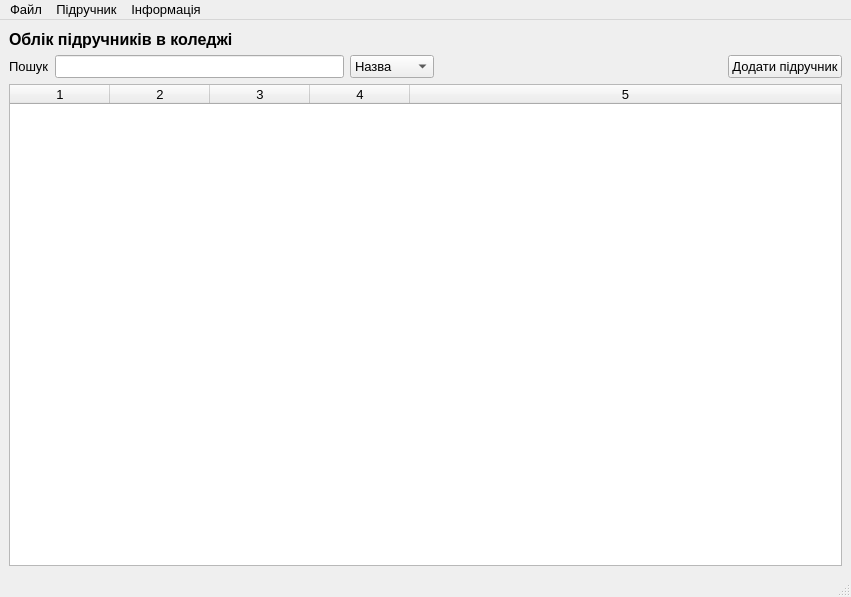
<?xml version="1.0" encoding="UTF-8"?>
<ui version="4.0">
 <class>MainWindow</class>
 <widget class="QMainWindow" name="MainWindow">
  <property name="geometry">
   <rect>
    <x>0</x>
    <y>0</y>
    <width>851</width>
    <height>597</height>
   </rect>
  </property>
  <property name="font">
   <font>
    <pointsize>10</pointsize>
   </font>
  </property>
  <property name="windowTitle">
   <string>Облік підручників</string>
  </property>
  <property name="windowIcon">
   <iconset>
    <normaloff>download.ico</normaloff>download.ico</iconset>
  </property>
  <widget class="QWidget" name="centralwidget">
   <layout class="QGridLayout" name="gridLayout">
    <item row="0" column="0">
     <layout class="QHBoxLayout" name="horizontalLayout">
      <item>
       <widget class="QLabel" name="label">
        <property name="font">
         <font>
          <pointsize>12</pointsize>
          <bold>true</bold>
         </font>
        </property>
        <property name="text">
         <string>Облік підручників в коледжі</string>
        </property>
        <property name="textFormat">
         <enum>Qt::AutoText</enum>
        </property>
       </widget>
      </item>
      <item>
       <spacer name="horizontalSpacer">
        <property name="orientation">
         <enum>Qt::Horizontal</enum>
        </property>
        <property name="sizeHint" stdset="0">
         <size>
          <width>40</width>
          <height>20</height>
         </size>
        </property>
       </spacer>
      </item>
     </layout>
    </item>
    <item row="1" column="0">
     <layout class="QHBoxLayout" name="horizontalLayout_2">
      <item>
       <widget class="QLabel" name="label_2">
        <property name="text">
         <string>Пошук</string>
        </property>
       </widget>
      </item>
      <item>
       <widget class="QLineEdit" name="inp_search"/>
      </item>
      <item>
       <widget class="QComboBox" name="drop">
        <item>
         <property name="text">
          <string>Назва</string>
         </property>
        </item>
        <item>
         <property name="text">
          <string>Автор</string>
         </property>
        </item>
        <item>
         <property name="text">
          <string>Рік</string>
         </property>
        </item>
        <item>
         <property name="text">
          <string>Кількість</string>
         </property>
        </item>
        <item>
         <property name="text">
          <string>Примітка</string>
         </property>
        </item>
       </widget>
      </item>
      <item>
       <spacer name="horizontalSpacer_2">
        <property name="orientation">
         <enum>Qt::Horizontal</enum>
        </property>
        <property name="sizeHint" stdset="0">
         <size>
          <width>40</width>
          <height>20</height>
         </size>
        </property>
       </spacer>
      </item>
      <item>
       <widget class="QPushButton" name="btn_add">
        <property name="text">
         <string>Додати підручник</string>
        </property>
       </widget>
      </item>
     </layout>
    </item>
    <item row="2" column="0">
     <widget class="QTableWidget" name="table">
      <property name="dragEnabled">
       <bool>false</bool>
      </property>
      <property name="alternatingRowColors">
       <bool>true</bool>
      </property>
      <property name="selectionBehavior">
       <enum>QAbstractItemView::SelectRows</enum>
      </property>
      <property name="textElideMode">
       <enum>Qt::ElideRight</enum>
      </property>
      <property name="gridStyle">
       <enum>Qt::SolidLine</enum>
      </property>
      <property name="sortingEnabled">
       <bool>true</bool>
      </property>
      <property name="cornerButtonEnabled">
       <bool>true</bool>
      </property>
      <property name="columnCount">
       <number>5</number>
      </property>
      <attribute name="horizontalHeaderStretchLastSection">
       <bool>true</bool>
      </attribute>
      <column/>
      <column/>
      <column/>
      <column/>
      <column/>
     </widget>
    </item>
   </layout>
  </widget>
  <widget class="QMenuBar" name="menubar">
   <property name="geometry">
    <rect>
     <x>0</x>
     <y>0</y>
     <width>851</width>
     <height>29</height>
    </rect>
   </property>
   <widget class="QMenu" name="menu">
    <property name="title">
     <string>Файл</string>
    </property>
    <addaction name="btn_open"/>
    <addaction name="btn_create"/>
    <addaction name="btn_close"/>
   </widget>
   <widget class="QMenu" name="menu_2">
    <property name="title">
     <string>Підручник</string>
    </property>
    <addaction name="btn_add_menu"/>
   </widget>
   <widget class="QMenu" name="menu_3">
    <property name="title">
     <string>Інформація</string>
    </property>
    <addaction name="btn_about"/>
    <addaction name="btn_info"/>
   </widget>
   <addaction name="menu"/>
   <addaction name="menu_2"/>
   <addaction name="menu_3"/>
  </widget>
  <widget class="QStatusBar" name="statusbar"/>
  <action name="btn_open">
   <property name="text">
    <string>Відкрити файл</string>
   </property>
   <property name="shortcut">
    <string>Ctrl+O</string>
   </property>
  </action>
  <action name="btn_create">
   <property name="text">
    <string>Створити файл</string>
   </property>
   <property name="shortcut">
    <string>Ctrl+N</string>
   </property>
  </action>
  <action name="btn_close">
   <property name="text">
    <string>Закрити програму</string>
   </property>
  </action>
  <action name="btn_add_menu">
   <property name="text">
    <string>Додати підручник</string>
   </property>
  </action>
  <action name="btn_about">
   <property name="text">
    <string>Про розробника</string>
   </property>
  </action>
  <action name="btn_info">
   <property name="text">
    <string>Інструкція</string>
   </property>
   <property name="shortcut">
    <string>F1</string>
   </property>
  </action>
 </widget>
 <resources/>
 <connections/>
</ui>
